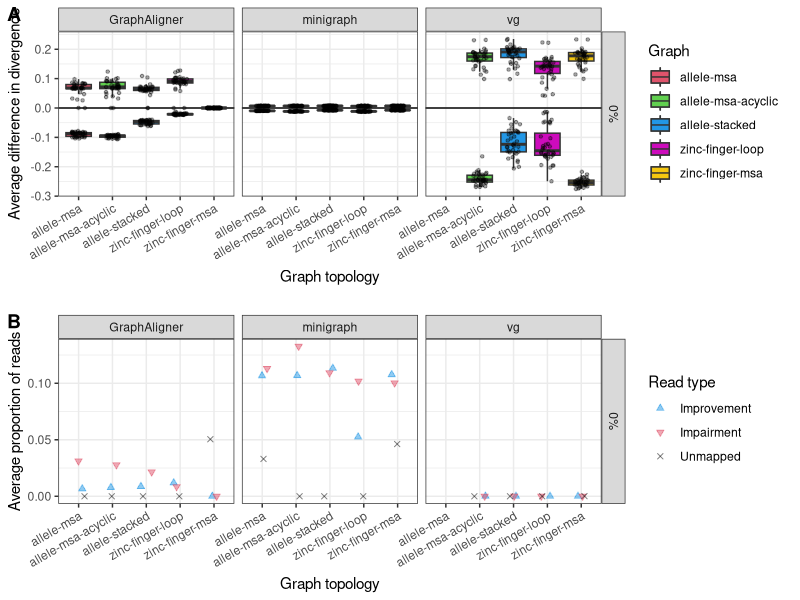

Recreate this plot in R.
library(dplyr)
library(tidyr)
library(ggplot2)
library(cowplot)

self.stats.dat <- read.csv("data/chapter4/all-graphs-self-stats.csv", header=T) 

allele.names <- c(LETTERS[1:5], paste0("L", 1:24), paste0("L", 32:38))

self.stats <- self.stats.dat %>%
  mutate(PropReadsNoMapRef=NumReadsNoMapRef/NumReads,
         PropReadsNoMapGraph=NumReadsNoMapGraph/NumReads,
         Aligner=case_when(
           Aligner=="ga" ~ "GraphAligner",
           Aligner=="mg" ~ "minigraph",
           Aligner=="vg" ~ "vg"
         ),
         Error=case_when(
           Error==0 ~ "0%",
           Error==0.001 ~ "0.1%",
           Error==0.01 ~ "1%"
         ),
         Graph=case_when(
           Graph=="allele-msa-dag" ~ "allele-msa-acyclic",
           Graph=="znf-loop" ~ "zinc-finger-loop",
           Graph=="znf-msa" ~ "zinc-finger-msa",
           Graph=="stacked" ~ "allele-stacked",
           T ~ Graph
         ),
         Path=case_when(
           Path=="path" ~ "yes",
           Path=="nopath" ~ "no"
         )) %>% 
  mutate(across(matches("Num|Mean|Prop"), ~
                  ifelse(Aligner=="vg" & Graph=="allele-msa", NA, .)))
# alter diff scores for vg allele-msa to NA, since couldn't index

self.stats$Allele <- factor(self.stats$Allele, levels=allele.names)
self.stats$Error <- factor(self.stats$Error, levels=c("0%", "0.1%", "1%"))
self.stats$Path <- factor(self.stats$Path, levels=c("yes", "no"))


self.stats.av <- self.stats %>%
  group_by(Aligner, Frag, Graph, Path, Coverage, Error) %>%
  summarize(MeanDiff=mean(MeanDiff), 
            MeanDiffNo0=mean(MeanDiffNo0),
            MeanDiffPos=mean(MeanDiffPos),
            MeanDiffNeg=mean(MeanDiffNeg),
            PropReadsDiff=mean(PropReadsDiff),
            PropPos=mean(PropPos),
            PropNeg=mean(PropNeg),
            NumReadsNoMapRef=mean(NumReadsNoMapRef),
            NumReadsNoMapGraph=mean(NumReadsNoMapGraph),
            PropReadsNoMapRef=mean(PropReadsNoMapRef),
            PropReadsNoMapGraph=mean(PropReadsNoMapGraph))

### Spurious w/ paths
# mg v ga v vg fixedfrag
g1 <- self.stats %>%
  filter(Path=="yes", Error=="0%") %>%
  filter(!(Aligner=="vg" & Frag=="none")) %>%
  filter(!(Aligner=="vg" & Frag=="frag"))

g1.mean.diff.sub <- g1 %>% 
  select(Aligner, Graph, Allele, Error, MeanDiffPos, MeanDiffNeg) %>% 
  pivot_longer(cols=c(MeanDiffPos, MeanDiffNeg), names_to="Type", values_to="Value")

mean.diff <- ggplot(g1.mean.diff.sub, aes(Graph, Value)) +
  theme_bw() +
  facet_grid(Error ~ Aligner) +
  geom_hline(yintercept=0) + 
  geom_boxplot(data=g1.mean.diff.sub %>% filter(Type=="MeanDiffPos"),
               aes(fill=Graph), outlier.shape=NA, show.legend=T) +
  geom_boxplot(data=g1.mean.diff.sub %>% filter(Type=="MeanDiffNeg"),
               aes(fill=Graph), outlier.shape=NA, show.legend=T) +
  geom_jitter(data=g1.mean.diff.sub %>% filter(Type=="MeanDiffPos"),
              alpha=0.35, aes(shape=20), width=0.2, height=0) + 
  geom_jitter(data=g1.mean.diff.sub %>% filter(Type=="MeanDiffNeg"),
              alpha=0.35, aes(shape=20), width=0.2, height=0) + 
  scale_shape_identity() +
  scale_fill_manual(values=c(palette()[c(2:4,6,7)])) +
  theme(axis.text.x=element_text(angle = 30, hjust = 1, vjust = 1)) +
  xlab("Graph topology") +
  ylab("Average difference in divergence")


g1.av <- self.stats.av %>%
  filter(Path=="yes", Error=="0%") %>%
  filter(!(Aligner=="vg" & Frag=="none")) %>%
  filter(!(Aligner=="vg" & Frag=="frag"))

g1.av.prop.diff.sub <- g1.av %>% 
  select(Aligner, Graph, Error, PropPos, PropNeg, PropReadsNoMapGraph) %>% 
  pivot_longer(cols=c(PropPos, PropNeg, PropReadsNoMapGraph), names_to="Divergence", values_to="Value") %>% 
  mutate(Divergence=case_when(
    Divergence=="PropPos" ~ "Improvement",
    Divergence=="PropNeg" ~ "Impairment",
    Divergence=="PropReadsNoMapGraph" ~ "Unmapped"
  ))
g1.av.prop.diff.sub$Divergence <- factor(g1.av.prop.diff.sub$Divergence,
                                         levels=c("Improvement", "Impairment", "Unmapped"))

div.prop <- ggplot(g1.av.prop.diff.sub, aes(Graph, Value)) +
  theme_bw() +
  facet_grid(Error ~ Aligner) +
  geom_jitter(aes(color=Divergence, shape=Divergence, fill=Divergence), 
              alpha=0.5, width=0.2, height=0) +
  scale_color_manual(values=c(palette()[c(4,2,1)]),
                     name="Read type") +
  scale_fill_manual(values=c(palette()[c(4,2,1)]),
                    name="Read type") +
  scale_shape_manual(values=c(24,25,4),
                     name="Read type") +
  theme(axis.text.x=element_text(angle = 30, hjust = 1, vjust = 1)) +
  xlab("Graph topology") +
  ylab("Average proportion of reads")


plot_grid(mean.diff, NULL, div.prop, ncol=1, align=T, axis='lr',
          labels=c("A", "", "B"), rel_heights=c(1,0.05,1))
